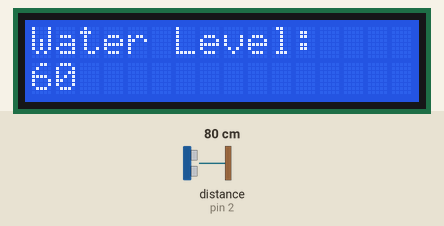
This sketch was run on a simulated Arduino Uno, built with avr-gcc and run on an emulated ATmega328P. On the bench: 16×2 character LCD. The inputs (shaded band) are chosen by the test bench; at power-on: distance to the obstacle (sensor on pin 2) 80 cm. The echo pulse lasts 58.3 µs per cm; what the sketch prints to the serial monitor is not drawn.

Above: at 1.2 s.
1.3 s: distance to the obstacle (sensor on pin 2) set to 35 cm
At 2.8 s:
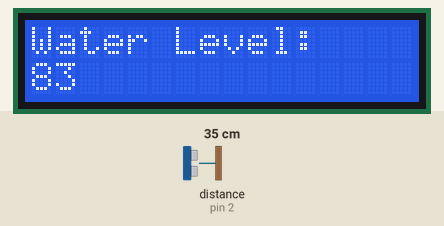
4.3 s: distance to the obstacle (sensor on pin 2) set to 2 cm
At 5.1 s:
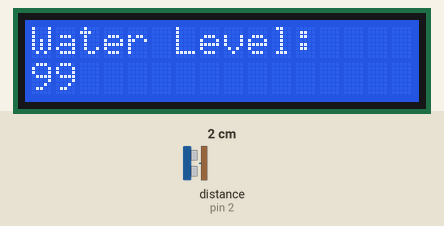
6.0 s: distance to the obstacle (sensor on pin 2) set to 120 cm
At 6.5 s:
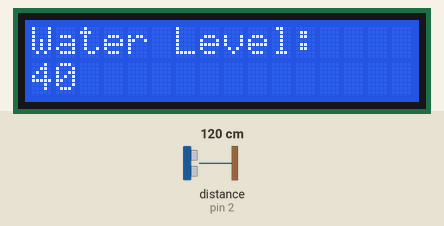
7.5 s: distance to the obstacle (sensor on pin 2) set to 4 cm
At 8.1 s:
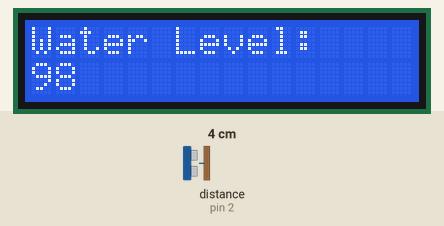
Timing chart, 0 to 10.5 s (numbered marks = the images above; inputs shaded):
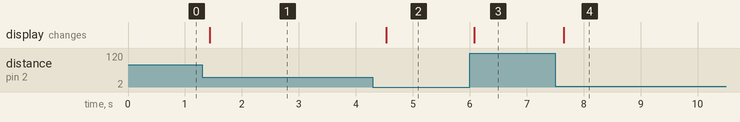

Measured:
- after the input at 1.3 s, the display: changes after 0.14 s (image 1)
- after the input at 4.3 s, the display: changes after 0.24 s (image 2)
- after the input at 6.0 s, the display: changes after 0.08 s (image 3)
- after the input at 7.5 s, the display: changes after 0.15 s (image 4)

The sketch:

6-Water_Tank_Level.ino
```cpp
#include <Wire.h>
#include <LiquidCrystal_I2C.h>
#include <Ultrasonic.h>

// Define pins for the Ultrasonic sensor
#define trigPin 3
#define echoPin 2

// Create an Ultrasonic object
Ultrasonic ultrasonic(trigPin, echoPin);

// Set the LCD address (you may need to change this depending on your LCD module)
LiquidCrystal_I2C lcd(0x27, 16, 2);

void setup() {
  lcd.begin(16, 2);
  lcd.backlight(); // Turn on the backlight
  lcd.print("Water Level:");
  Serial.begin(9600);
}

void loop() {
  // Read the distance from the Ultrasonic sensor
  float distance = ultrasonic.read();

  // Convert distance to water level (adjust as needed)
  int waterLevel = map(distance, 0, 200, 100, 0);

  // Display water level on Serial Monitor
  Serial.print("Water Level: ");
  Serial.println(waterLevel);

  // Display water level on LCD
  lcd.setCursor(0, 1);
  lcd.print("                ");  // Clear the previous value
  lcd.setCursor(0, 1);
  lcd.print(waterLevel);

  // Add a delay to avoid rapid updates
  delay(200);
}
```
